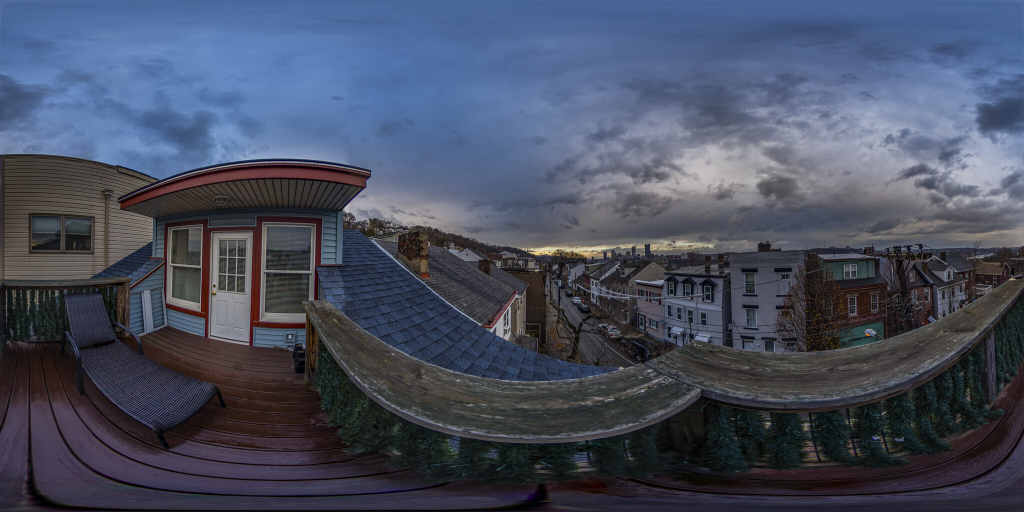
#> input picture trabalho4/Sunset_Southside_Slopes_Pittsburgh_Equirectangular_Panoramic.jpg, 2048 x 1024 px (shown at 1/2 size)
$ python trabalho3.py
#> lines starting #> are read from the running program, lines starting #| are printed output that depends on the picture
### trabalho4/img360.py
import matplotlib.pyplot as plt
from algebra import *
import math


class Img360:
    def __init__(self, filename):
        self.filename = filename
        self.img360 = plt.imread(filename)/255.
        self.height = self.img360.shape[0]
#> self.height = 1024
        self.width = self.img360.shape[1]
#> self.width = 2048
        self.dcolor = self.img360.shape[2]
#> self.dcolor = 3

    def show(self):
        plt.imshow(self.img360)
        plt.show()

    def get_resolution(self):
        return self.height, self.width


    def coords(self, dir):
        # tan(phi) = y/x
        # phi = arc_tan(y/x)
        phi = math.atan2(dir[1],dir[0])

        dist_orig = math.sqrt(dir[1]*dir[1] + dir[0]*dir[0])
        theta = math.atan2(dist_orig, dir[2])

        u = (1+phi/math.pi)/2.0
        v = theta/math.pi

        ximg = int(u*(self.width - 1))
        yimg = int(v*(self.height - 1))

        return ximg, yimg

    # dir = (x, y, z)
    def cor(self, dir):

        ximg, yimg = self.coords(dir)
        return self.img360[yimg, ximg, :]

### trabalho4/material.py
import numpy as np
import math
from algebra import Vector3
import matplotlib.pyplot as plt


class Material:

    # Kd -> coeficiente difuso que diz quanto de cada cor o material tem
    # Ks -> coeficiente especular -> cor do brilho
    # Ke -> coeficiente de espelho, o quanto o material é espelhado
    def __init__(self, Kd, Ks, ns, textura=None, Ke=0):
#> called with Kd = array of shape (3,), Ks = array of shape (3,), ns = 40, textura = 'formica.jpg', Ke = 0
        self.Kd = Kd
        self.Ks = Ks
        self.ns = ns
        self.Ke = Ke

        if textura is not None:
            self.textura = plt.imread(textura)/255.0
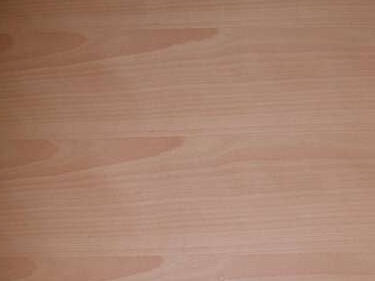
#> input picture trabalho4/formica.jpg, 375 x 281 px
#> call 3 of __init__, with Kd = array of shape (3,), Ks = array of shape (3,), ns = 50, textura = 'terra.jpg', Ke = 0
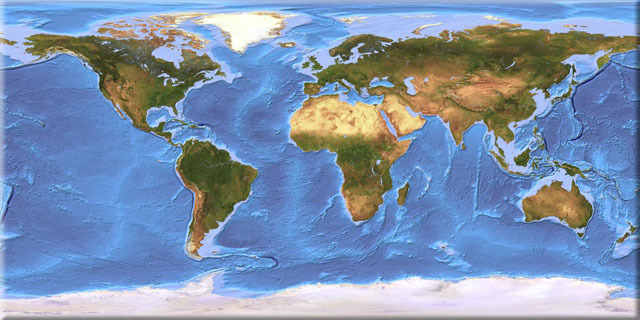
#> input picture trabalho4/terra.jpg, 640 x 320 px
        else:
            self.textura = None


    # [8 lines left out: function get_Kd, not called in this run]

    def get_Ks(self):
        return self.Ks

    def get_ns(self):
        return self.ns

    def get_Ke(self):
        return self.Ke

    def has_texture(self):
        return self.textura is not None

### trabalho4/objetos.py
import numpy as np
import math
from algebra import Vector3
import sys
from material import *

TOL = 0.0001 #sys.float_info.epsilon


class Objeto:
    def __init__(self):
        pass

    def get_triangles(self):
        return []

    def get_uv(self, pi):
        return 0,0

class Triangulo(Objeto):

    # três vertices
    # e o material
    def __init__(self, v0, v1, v2, material, text0, text1, text2):
        self.v0 = v0
        self.v1 = v1
        self.v2 = v2
        self.material = material

        self.text0 = text0
        self.text1 = text1
        self.text2 = text2


    def show(self):
        print(f'Triangulo: {self.v0}, {self.v1}, {self.v2}')
        self.material.show()

    # [5 lines left out: function get_vertices, not called in this run]

    def intercepta(self, origem, direcao):

        a01 = self.v1 - self.v0
        a02 = self.v2 - self.v0
        normal = Vector3.unitary(Vector3.cross(a01, a02))

        if Vector3.dot(direcao,normal) > +TOL:
            return np.nan, self, Vector3.create(0,0,0)

        A = np.zeros((3,3), dtype=np.float64)

        # monta o sistema de equações
        A[:,0] = -direcao
        A[:,1] = a01
        A[:,2] = a02

        b = origem - self.v0

        # resolve para encontrar L0, L1 e L2 para checar se o ponto é interno ao triângulo
        x = np.linalg.solve(A,b)

        ti, L1, L2 = x[:]

        L0 = 1 - L1 - L2

        # se L0, L1 ou L2 não forem entre 0 e 1, esse ponto encontrado na resolução do sistema de equações
        # não faz parte do triângulo.
        if L0 < 0 or L0 > 1 or L1 < 0 or L1 > 1 or L2 < 0 or L2 > 1:
            return np.nan, self, Vector3.create(0,0,0)

        # guarda as coordenadas baricêntricas do ponto de interseção

        self.L1 = L1
        self.L2 = L2
        self.normal = normal
        return ti, self, normal


    def normal(self, ponto):
        return self.normal


    def get_material(self):
        return self.material


    def has_texture(self):
        return self.material.has_texture()


    # [11 lines left out: function get_uv, not called in this run]


class Caixa(Objeto):
    def __init__(self,pmin,pmax,materiais):
        self.pmin = pmin
        self.pmax = pmax
        self.materiais = materiais
        self.material = materiais[0]

        xm, xM, ym, yM, zm, zM  = pmin[0], pmax[0], pmin[1], pmax[1], pmin[2], pmax[2]

        v0 = Vector3.create(xm, ym, zm)
        v1 = Vector3.create(xM, ym, zm)
        v2 = Vector3.create(xM, yM, zm)
        v3 = Vector3.create(xm, yM, zm)
        v4 = Vector3.create(xm, ym, zM)
        v5 = Vector3.create(xM, ym, zM)
        v6 = Vector3.create(xM, yM, zM)
        v7 = Vector3.create(xm, yM, zM )

        text0 = np.array([0., 0.])
        text1 = np.array([0., 1.])
        text2 = np.array([1., 1.])

        t0 = Triangulo(v0, v2, v1, materiais[0], text0, text1, text2)
        t2 = Triangulo(v0, v1, v5, materiais[0], text0, text1, text2)
        t3 = Triangulo(v0, v5, v4, materiais[1], text0, text1, text2)
        t1 = Triangulo(v0, v3, v2, materiais[1], text0, text1, text2)
        t4 = Triangulo(v1, v2, v6, materiais[2], text0, text1, text2)
        t5 = Triangulo(v1, v6, v5, materiais[2], text0, text1, text2)
        t6 = Triangulo(v2, v7, v6, materiais[3], text0, text1, text2)
        t7 = Triangulo(v2, v3, v7, materiais[3], text0, text1, text2)
        t8 = Triangulo(v3, v4, v7, materiais[4], text0, text1, text2)
        t9 = Triangulo(v3, v0, v4, materiais[4], text0, text1, text2)
        t10 = Triangulo(v4, v5, v6, materiais[5], text0, text1, text2)
        t11 = Triangulo(v4, v6, v7, materiais[5], text0, text1, text2)

        self.triangulos = [t0, t1, t2, t3, t4, t5, t6, t7, t8, t9, t10, t11]


    def get_triangles(self):
        return self.triangulos

    def intercepta(self, origem, direcao):
        for triangulo in self.triangulos:
            tx, objx, nx = triangulo.intercepta(origem, direcao)
            if ~np.isnan(tx):
                self.material = triangulo.get_material()
                return tx, objx, nx
        return np.nan, self, Vector3.create(0,0,0)

    def get_material(self):
        return self.material


    def has_texture(self):
        return self.material.has_texture()


class Esfera:

    # material é
    def __init__(self,centro,raio, material):
#> called with centro = array of shape (3,), raio = 25
        self.centro = centro
        self.raio = raio
        self.material = material

    def show(self):
        print(f'Esfera: origem:{self.centro}, raio:{self.raio}')


    # origem e direcao sao vetores, e definem o raio
    def intercepta(self, origem, direcao):
        # a = d.d
        a = Vector3.dot(direcao, direcao)

        # b = 2d . (o - c)
        b = Vector3.dot(2*direcao, origem-self.centro)

        # (o - c) . (o - c) - r^2
        c = Vector3.dot(origem-self.centro, origem-self.centro) - self.raio**2

        # delta
        delta = b**2 - 4*a*c

        if delta > TOL:
            t1 = ( -b - math.sqrt(delta) ) / (2*a)

            t2 = ( -b + math.sqrt(delta) ) / (2*a)

            tmin = min(t1,t2)

            if tmin > TOL:


                return tmin, self, Vector3.unitary(origem + tmin*direcao - self.centro)
            else:
                return np.nan, self, Vector3.create(0,0,0)

        return np.nan, self, Vector3.create(0,0,0)

    # [11 lines left out: function get_uv, not called in this run]

    # calcula a normal
    def normal(self, ponto):
        return Vector3.unitary(ponto-self.centro)


    def cor(self):
        Kd = self.material.get_Kd()
        return Kd

    def get_material(self):
        return self.material

    def has_texture(self):
        return self.material.has_texture()


class Plano(Objeto):
    def __init__(self,n,d, material):
        self.n = Vector3.unitary(n)
        self.d = d
        self.material = material

    def show(self):
        print(self.n, self.d)

    def get_n(self):
        return self.n

    def get_d(self):
        return self.d

    def get_pp(self):
        return -self.d*self.n

    def get_material(self):
        return self.material

    def has_texture(self):
        return self.material.has_texture()


class PoliConvexo(Objeto):

    def __init__(self, planos):
        self.planos = planos
        self.plano_x = None # plano interceptado

    # [4 lines left out: function show, not called in this run]

    def intercepta(self, ori, dir):
        te = 0.0 # entrada
        ts = np.inf #saída

        for plano in self.planos:
            n = plano.get_n()
            pp = plano.get_pp()

            den = Vector3.dot(dir, n)
            num = Vector3.dot(pp-ori,n)

            if den > TOL:
                ts = min(num/den,ts)
            elif den < -TOL:
                t = num/den
                if t>te:
                    te = t
                    self.plano_x = plano
            elif num < 0:
                te = np.nan
                break

            if ts<te:
                te = np.nan
                break

        return te, self, self.plano_x.get_n()


    def get_material(self):
        return self.plano_x.get_material()


    def has_texture(self):
        return self.plano_x.has_texture()


class Cubo(PoliConvexo):
    def __init__(self,pmin,pmax,materiais):
        self.pmin = pmin
        self.pmax = pmax
        self.materiais = materiais

        pps = [pmin, pmin, pmin, pmax, pmax, pmax]
        ns = [ Vector3.create(-1,0,0), Vector3.create(0,-1,0), Vector3.create(0,0,-1),
               Vector3.create(1,0,0), Vector3.create(0,1,0), Vector3.create(0,0,1)]


        planos = []
        for i in range(6):
            d = -Vector3.dot(ns[i], pps[i])
            plano = Plano(ns[i],d,materiais[i])

            planos.append(plano)

        PoliConvexo.__init__(self, planos)


    # [4 lines left out: function cor, not called in this run]


### trabalho4/cena.py
from algebra import *
import numpy as np
import matplotlib.pyplot as plt
import math
from objetos import *
from luz import *

class Cena:
    def __init__(self,camera, objetos, luzes):
        self.camera = camera
        self.objetos = objetos
        self.luzes = luzes

        img360 = self.camera.get_image()
        h, w = self.camera.get_resolution()
        far = self.camera.get_far()

        self.color_buffer = np.zeros((h,w,3), dtype=np.float32)
        max_int = np.iinfo(np.uint32).max
        self.z_buffer = max_int*np.ones((h,w, 3), dtype=np.int32)


    # [42 lines left out: functions show, glrender, not called in this run]


    def render(self):

        h, w = self.camera.get_resolution()

        for y in range(h):
            for x in range(w):
                # pega origem e raio
                ori, dir = self.camera.raio(x,y)

                cor = self.trace(None, ori, dir)
                self.color_buffer[y,x,:] = np.clip(cor, 0, 1)

        return self.color_buffer


    def trace(self, obj_ori, ori, dir):
        ti = np.inf
        obji = None
        # vetor normal
        ni = Vector3.create(0,0,0)
        # rodo todos os objetos
        for obj in self.objetos:
            if obj_ori == obj:
                continue
            tx, objx, nx = obj.intercepta(ori, dir)

            if ~np.isnan(tx):
                # vendo qual objeto tem o menor t,
                # isto é, qual a interseção
                # mais próxima
                if tx < ti:
                    ti = tx
                    obji = objx
                    ni = nx

        if obji is not None:
            # ponto de intersecao
            # pi(t) = ori + ti*dir
            pi = ori + ti*dir
            # passa o objeto, ponto pi e a normal
            cor = self.shade(obji, dir, pi, ni)

        # se nenhum objeto faz interseção
        else:
            img360 = self.camera.get_image()
            # pego a cor da imagem do fundo
            cor = img360.cor(dir)

        return cor


    # [58 lines left out: functions is_in_shadow, shade, not called in this run]


    def get_color_render(self):
        return

    def move_camera(self, at):
        self.camera.look_at(at)
        return self.render()

### trabalho4/algebra.py
import numpy as np
import math
import sys

TOL = sys.float_info.epsilon

class Vector3:
    """
    Funções algébricas com vetores [x, y, z]
    """
    @staticmethod
    def create(x, y, z):
        """
        Dadas três coordenadas, cria um vetor XYZ

        Parameters:
            x (float): Coordenada X
            y (float): Coordenada Y
            z (float): Coordenada Z

        Returns:
            np.array: Vetor XYZ
        """
        return np.array([x,y,z], dtype=np.float64)

    # [31 lines left out: functions toCartesian, angle, not called in this run]

    @staticmethod
    def norm(v):
        """
        Calcula a norma de um vetor

        Parameters:
            v (np.array): Vetor

        Returns:
            float: Norma de um vetor
        """
        #return sqrt(v[0]*v[0]+v[1]*v[1]+v[2]*v[2])
        return np.linalg.norm(v)

    @staticmethod
#> (the run stopped early here; a loop or call above may not have finished)
